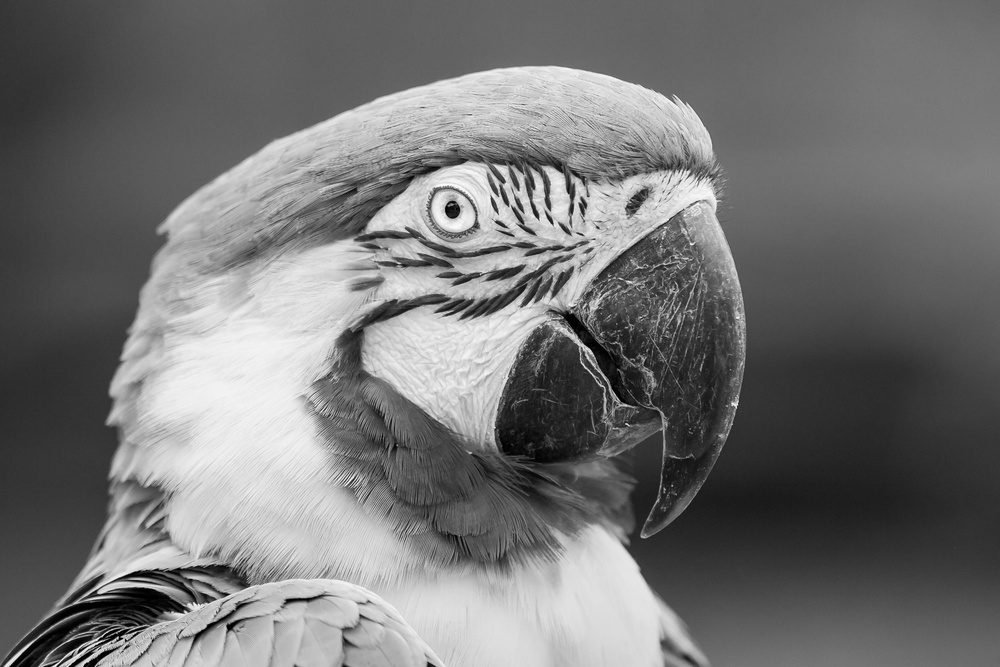
#> input picture asip/grayscaleImage.jpg, 1000 x 667 px, shrunk from 2931 x 1954 before the run, found by its file name
$ python prac-4.py
#> lines starting #> are read from the running program, lines starting #| are printed output that depends on the picture; after the words box and inside, x2 and y2 are one past the last pixel; in counts of white or black regions, pixels touching at a corner belong together
import cv2
import numpy as np
import matplotlib.pyplot as plt

# -------------------------
# Step 1: Load grayscale image
# -------------------------
img = cv2.imread("C:\\Users\\abhay\\asip\\grayscaleImage.jpg", cv2.IMREAD_GRAYSCALE)
#> img is the input picture: shape (667, 1000); min 0, max 255, mean 116.1

# -------------------------
# 1. Log Transformation
# -------------------------
c = 255 / np.log(1 + np.max(img))
#> c = 45.99
log_transformed = c * np.log(1 + img.astype(np.float64))
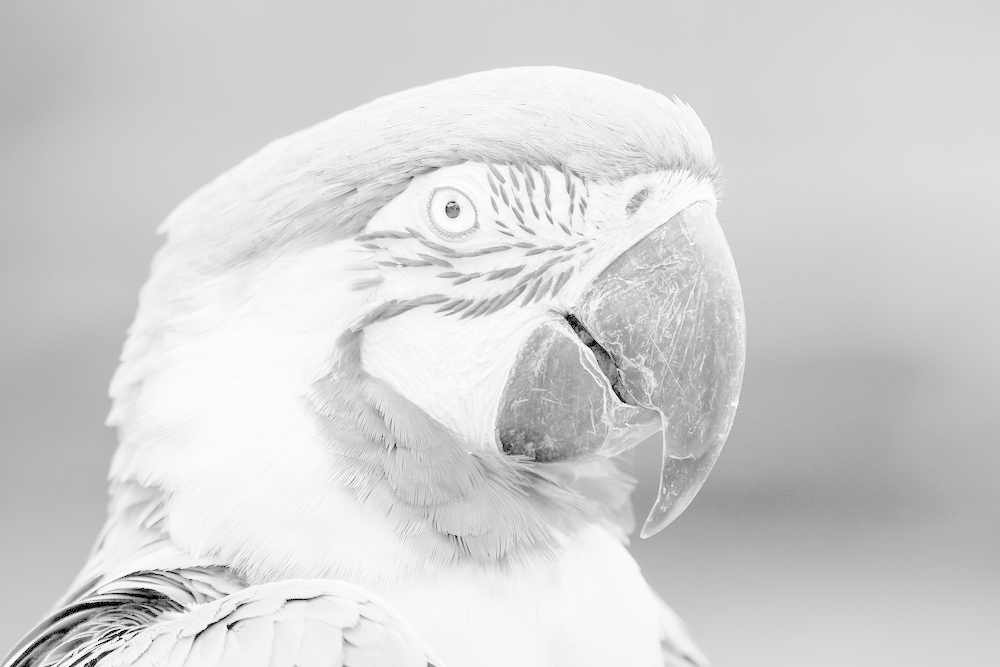
#> log_transformed: shape (667, 1000) float64; min 0, max 255, mean 211.7
log_transformed = np.array(log_transformed, dtype=np.uint8)

# -------------------------
# 2. Power-Law (Gamma) Transformation
# -------------------------
gamma = 0.5  # gamma < 1 brightens the image
power_law = np.array(255 * (img / 255) ** gamma, dtype=np.uint8)
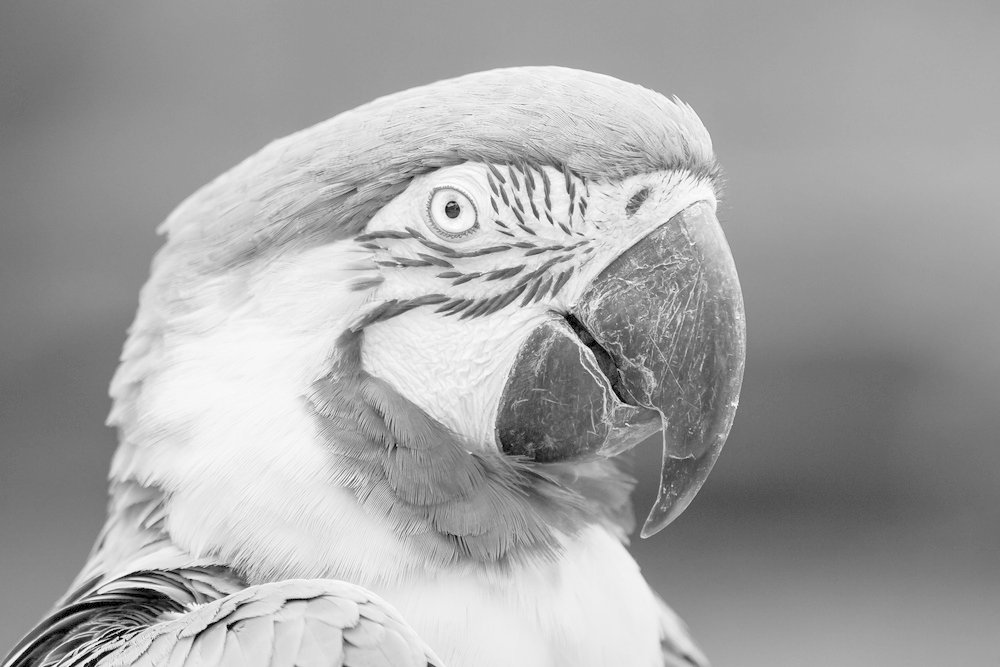
#> power_law: shape (667, 1000); min 0, max 255, mean 165.1

# -------------------------
# 3. Contrast Adjustment (Linear Stretching)
# -------------------------
a = 1.5  # gain
b = 0    # bias
contrast_img = cv2.convertScaleAbs(img, alpha=a, beta=b)
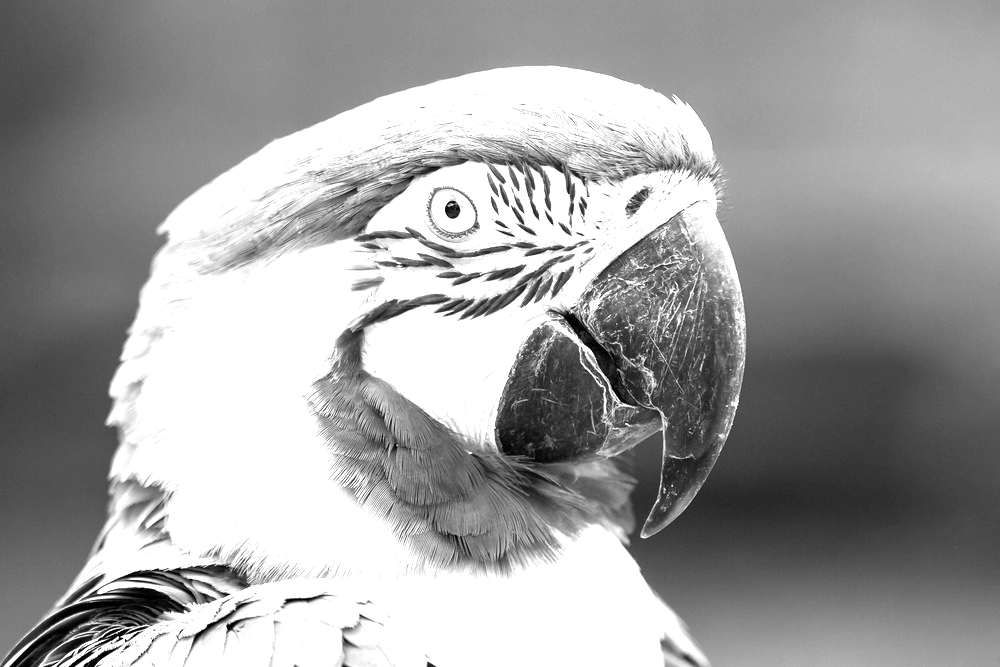
#> contrast_img: shape (667, 1000); min 0, max 255, mean 159.8

# -------------------------
# 4. Histogram Equalization
# -------------------------
hist_eq = cv2.equalizeHist(img)
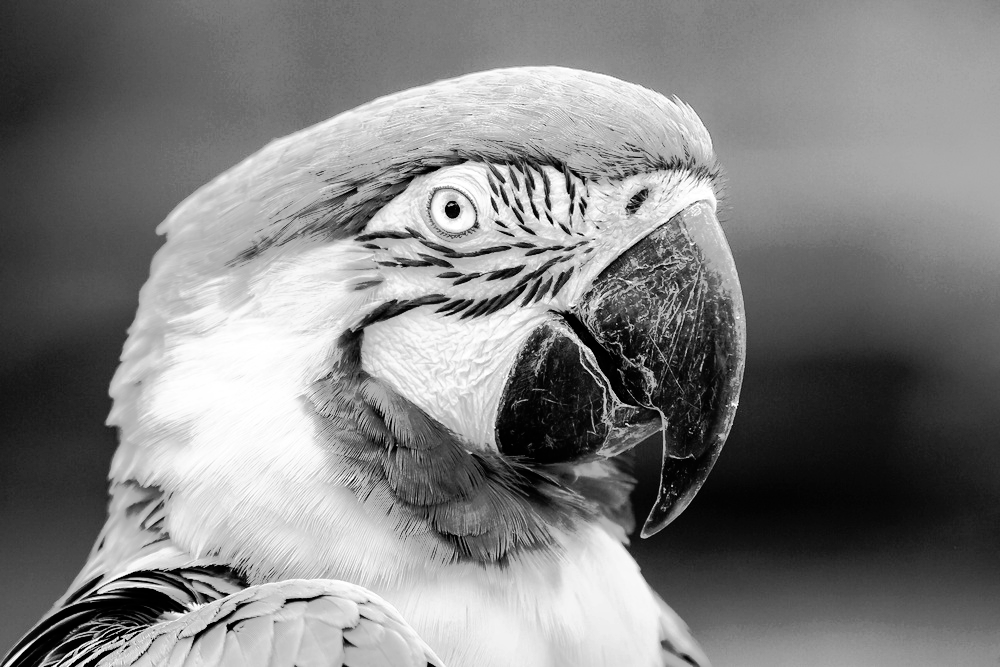
#> hist_eq: shape (667, 1000); min 0, max 255, mean 128.2

# -------------------------
# 5. Thresholding
# -------------------------
# Simple binary threshold
_, thresh_img = cv2.threshold(img, 128, 255, cv2.THRESH_BINARY)
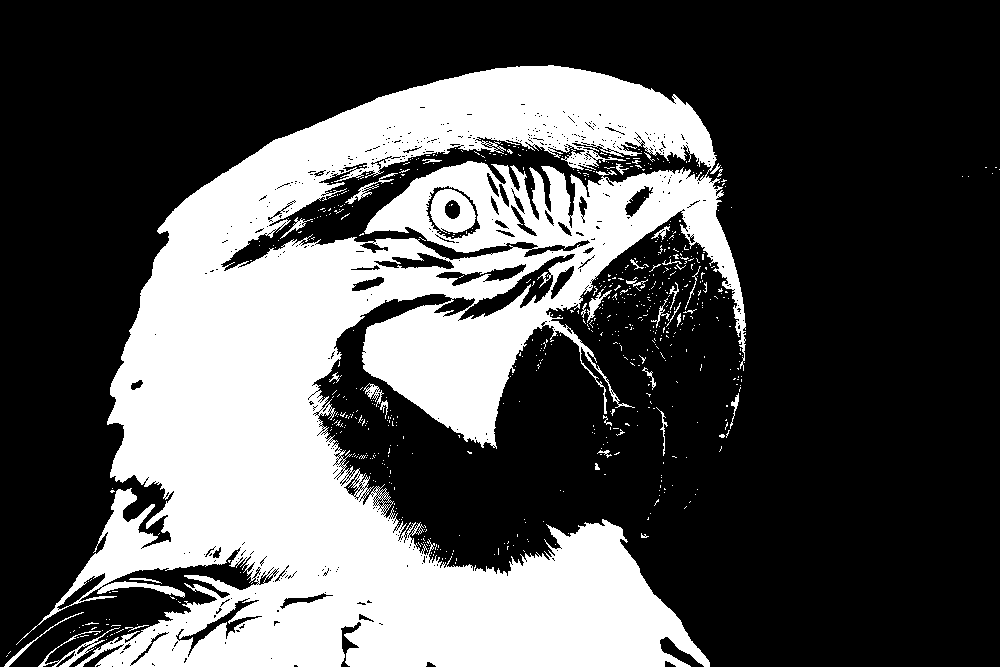
#> thresh_img: shape (667, 1000); 32.5% white; 677 white regions (643 under 20 px), largest, box (x1, y1, x2, y2) and area: (16, 65, 746, 667) 210671, (430, 189, 476, 233) 1305, (38, 627, 120, 667) 483

# -------------------------
# 6. Halftoning (Simple Dithering)
# -------------------------
# Create a checkerboard halftone by thresholding with a pattern
rows, cols = img.shape
#> rows = 667; cols = 1000
halftone = np.zeros_like(img)
for i in range(rows):
    for j in range(cols):
        if (i+j) % 2 == 0:
            halftone[i,j] = 255 if img[i,j] > 127 else 0
        else:
            halftone[i,j] = 0 if img[i,j] > 127 else 255
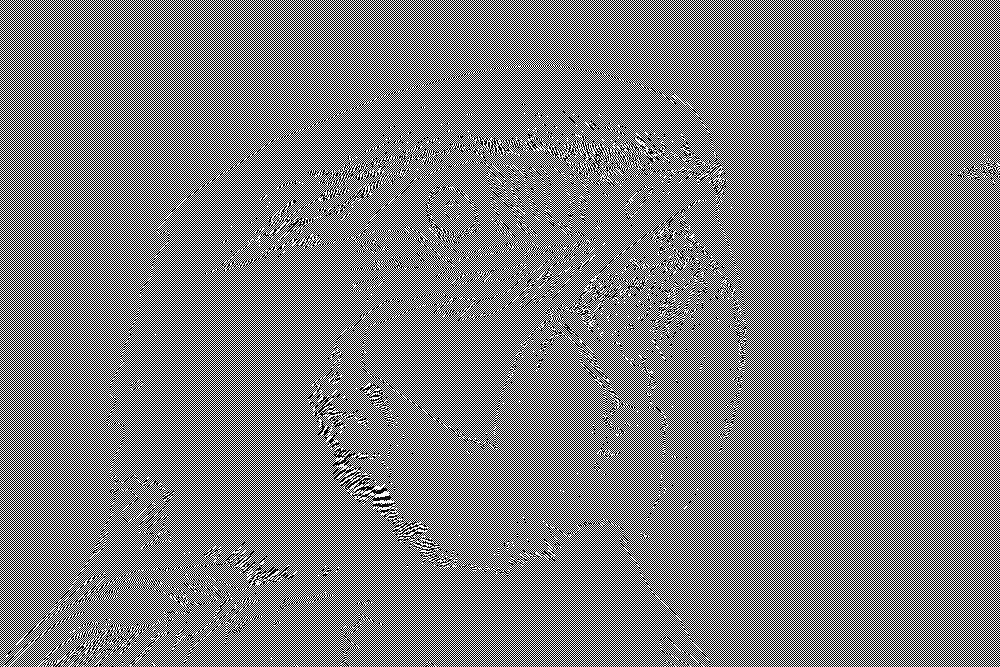
#> halftone: shape (667, 1000); 50% white; black in thin lines or dots

# -------------------------
# Step 7: Display Results
# -------------------------
plt.figure(figsize=(12,8))

plt.subplot(2,3,1)
plt.title("Original")
plt.imshow(img, cmap='gray')

plt.subplot(2,3,2)
plt.title("Log Transformation")
plt.imshow(log_transformed, cmap='gray')

plt.subplot(2,3,3)
plt.title("Power-Law (Gamma)")
plt.imshow(power_law, cmap='gray')

plt.subplot(2,3,4)
plt.title("Contrast Adjusted")
plt.imshow(contrast_img, cmap='gray')

plt.subplot(2,3,5)
plt.title("Histogram Equalization")
plt.imshow(hist_eq, cmap='gray')

plt.subplot(2,3,6)
plt.title("Thresholding & Halftone")
plt.imshow(halftone, cmap='gray')

plt.tight_layout()
plt.show()
